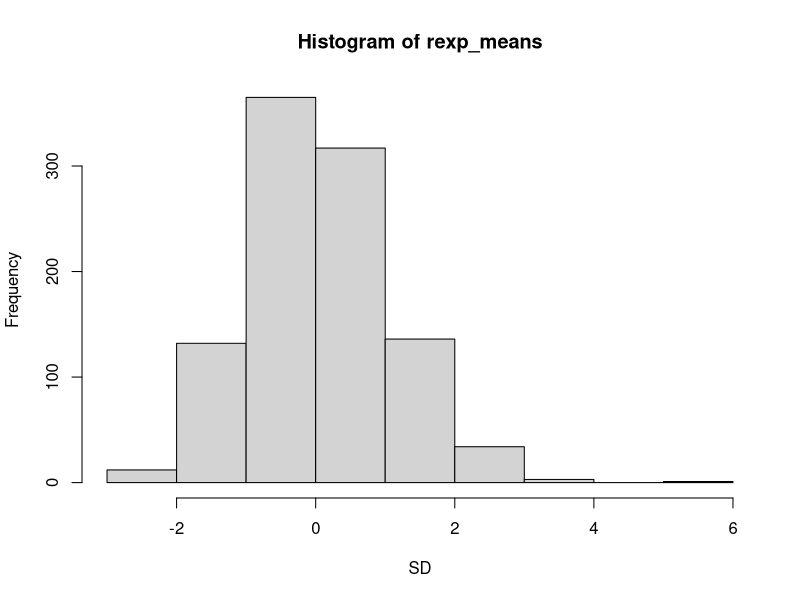
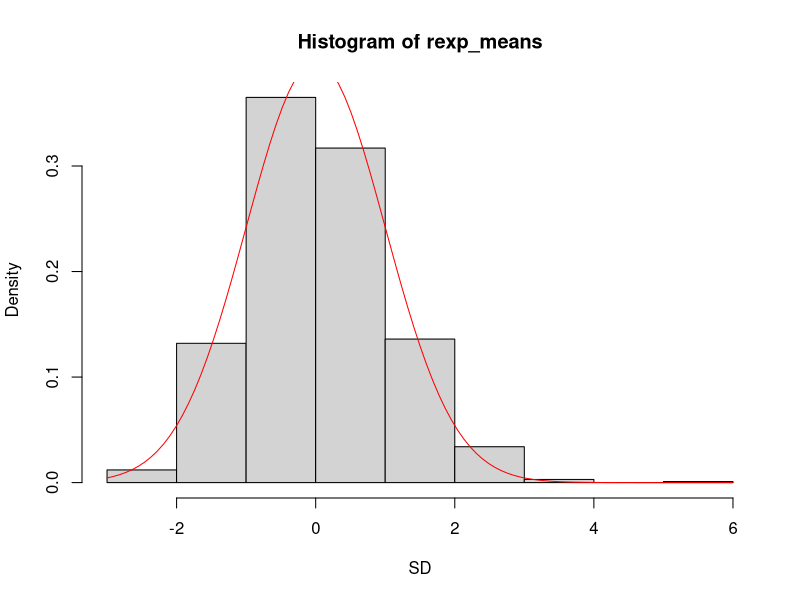

Generate these figures, in order, with R:
## ---- chunk 1
nosim <- 1000
n<-40
lambda <- 0.2
funcmean = 1/lambda
standard_deviation<-1/lambda
standard_error<-standard_deviation/sqrt(n)
rexp_means = numeric(length=nosim)
for (i in 1:nosim) {
    rexp_means[i] <- (mean(rexp(n, lambda)) - funcmean) / standard_error
}
## ---- chunk 2
hist(rexp_means,xlab="SD")
## ---- chunk 3
c(variance = var(rexp_means), CLT_variance = standard_deviation^2/n)
## ---- chunk 4
hist(rexp_means,xlab="SD", prob=TRUE)
curve(dnorm(x, mean=0, sd=1), add=TRUE, col="red")
## ---- chunk 5
c(sample_mean_deviation = mean(rexp_means))
